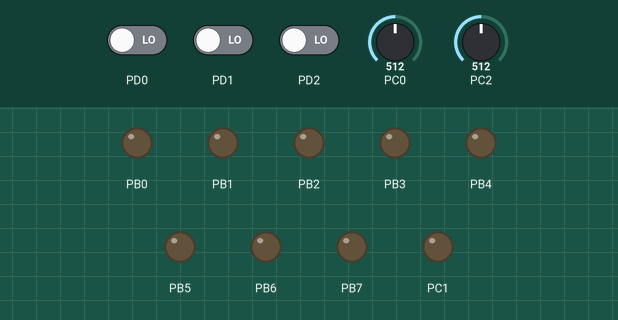
Simulated run of this program. Board: ATmega328P, built with avr-gcc and emulated at 16 MHz. Parts: output pins drawn as LEDs (lit = HIGH). The test bench sets the inputs (shaded band); at power-on: PC0 = 512, PC2 = 512, PD0 LOW, PD2 LOW, PD1 LOW.

Above: at 1.2 s.
1.3 s: PC0 set to 605
2.8 s: PC0 set to 628
At 3.9 s:
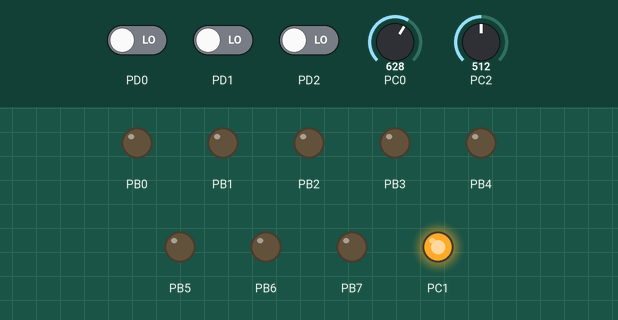
4.3 s: PC2 set to 597
5.8 s: PC2 set to 630
At 6.2 s:
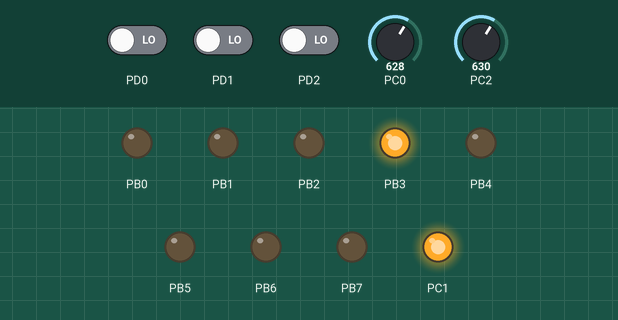
7.3 s: PD0 driven HIGH
At 7.6 s:
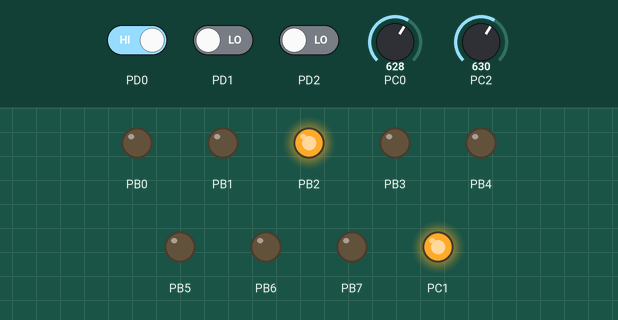
8.8 s: PD2 driven HIGH
At 9.8 s:
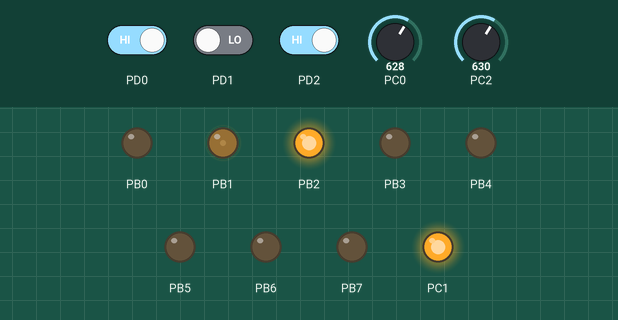
Timing chart, 0 to 20.3 s (numbered marks = the images above; inputs shaded):
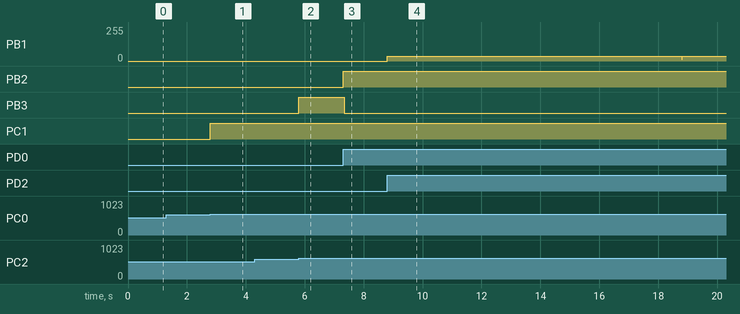

Measured:
- the behaviour switches between 614 and 615 on PC0 (found by bisection; images 0 and 1)
- the behaviour switches between 614 and 615 on PC2 (found by bisection; images 1 and 2)
- after the input at 1.3 s, every drawn part: stays the same
- after the input at 2.8 s, PC1: LOW → HIGH at once
- after the input at 4.3 s, every drawn part: stays the same
- after the input at 5.8 s, PB3: LOW → HIGH at once
- after the input at 7.3 s, PB2: LOW → HIGH at once; PB3: HIGH → LOW at once
- after the input at 8.8 s, PB1: 0/255 → 37/255 at once

The program:

main.c
```c
/*
 * ProyectoParte1.c
 *
 * Created: 21/06/2020 08:46:20 a. m.
 * Author : jesus
 */

#include <avr/io.h>
#define F_CPU 16000000L
#include "util/delay.h"
#include "ADC.h"

int main(void){

	DDRB = 0xff;
	DDRD = 0x00;
	DDRC |= (1<<DDC1);
	ADC_init();

	TCCR1A = (1<<COM1A1)|(0<<COM1A0)|(0<<COM1B1)|(0<<COM1B0)|(1<<WGM11)|(0<<WGM00);
	TCCR1B = (0<<ICNC1)|(0<<ICES1)|(1<<WGM13)|(1<<WGM12)|(0<<CS12)|(1<<CS11)|(0<<CS10);
	TCCR1C = (0<<FOC1A)|(0<<FOC1B);
	TCNT1 = 0;
	OCR1A = 0;
	ICR1 = 27647;
	TIMSK1 = 0;
	TIFR1 = 0;

	while (1){

		if (PIND & (1<<PIND0)){
			PORTB = (1<<PORTB2);
		}
		if (PIND & (1<<PIND1)){
			PORTB &=~ (1<<PORTB2);
		}

		if (PIND & (1<<PIND2)){
			OCR1A = 4000;
			_delay_ms(5000);
			OCR1A = 1675;
		}


		float voltaje = ADC_GetData(0)*5/1024;
		if (voltaje > 2.0){
			PORTC |= (1<<PORTC1);
		}
		else{
			PORTC &=~ (1<<PORTC1);
		}

		float v2 = ADC_GetData(2)*5/1024;
		if (v2 > 2.0){
			PORTB |= (1<<PORTB3);
		}
		else{
			PORTB &=~ (1<<PORTB3);
		}
	}
}
```

ADC.c
```c
/*
 * ADC.c
 *
 * Created: 26/03/2019 06:43:35 p.m.
 *  Author: Marlon
 */
#include "ADC.h"

void ADC_init()
{
	// Output adjust = right //
	ADMUX &=~ (1<<ADLAR);

	// Voltage Reference = AVCC //
	ADMUX |=  (1<<REFS0);
	ADMUX &=~ (1<<REFS1);

	// Frequency divisor = 128 -> 16000/128 = 125 KHz
	ADCSRA |= (1<<ADPS0);
	ADCSRA |= (1<<ADPS1);
	ADCSRA |= (1<<ADPS2);
}

int ADC_GetData(int canal)
{
	// Selección del canal del ADC //
	ADMUX &=~  0x0F;
	ADMUX |=  canal;

	// Encendemos en ADC
	ADCSRA |= (1<<ADEN);
	_delay_us(10);	// Esperamos a que caliente

	// Mandamos el muestreo
	ADCSRA |= (1<<ADSC);

	// Esperamos a que muestree, leyendo el flag
	while( !(ADCSRA & (1<<ADIF)) );
	ADCSRA |= (1<<ADIF);	// Reiniciamos el flag

	// Apagamos el ADC
	ADCSRA &=~ (1<<ADEN);

	return ADC;
}
```

ADC.h
```c
/*
 * ADC.h
 *
 * Created: 26/03/2019 06:43:42 p.m.
 *  Author: Marlon
 */


#ifndef ADC_H_
#define ADC_H_

#include <avr/io.h>
#include <util/delay.h>

void ADC_init();
int ADC_GetData(int canal);

#endif /* ADC_H_ */
```
